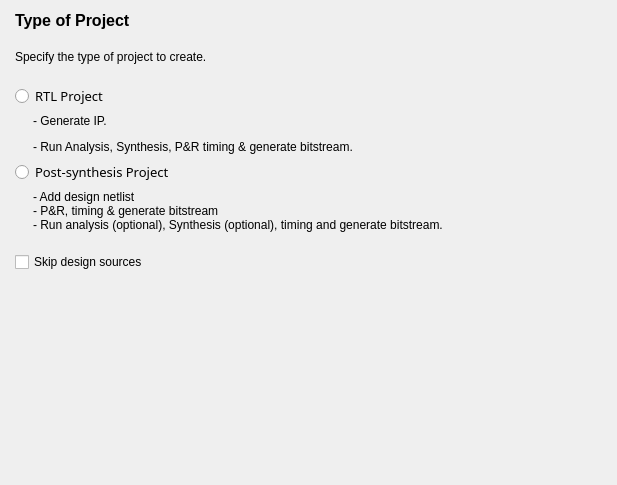
<?xml version="1.0" encoding="UTF-8"?>
<ui version="4.0">
 <class>projectTypeForm</class>
 <widget class="QWidget" name="projectTypeForm">
  <property name="geometry">
   <rect>
    <x>0</x>
    <y>0</y>
    <width>617</width>
    <height>485</height>
   </rect>
  </property>
  <property name="windowTitle">
   <string>Form</string>
  </property>
  <layout class="QVBoxLayout" name="verticalLayout_4">
   <property name="spacing">
    <number>20</number>
   </property>
   <property name="leftMargin">
    <number>15</number>
   </property>
   <property name="bottomMargin">
    <number>15</number>
   </property>
   <item>
    <widget class="QLabel" name="m_labelTitle">
     <property name="font">
      <font>
       <family>Arial</family>
       <pointsize>12</pointsize>
       <bold>true</bold>
      </font>
     </property>
     <property name="text">
      <string>Type of Project</string>
     </property>
     <property name="wordWrap">
      <bool>true</bool>
     </property>
    </widget>
   </item>
   <item>
    <widget class="QLabel" name="m_labelDetail">
     <property name="text">
      <string>Specify the type of project to create.</string>
     </property>
     <property name="wordWrap">
      <bool>true</bool>
     </property>
    </widget>
   </item>
   <item>
    <layout class="QVBoxLayout" name="verticalLayout_3">
     <property name="spacing">
      <number>6</number>
     </property>
     <item>
      <widget class="QRadioButton" name="m_radioBtnRTL">
       <property name="font">
        <font>
         <family>SimSun-ExtB</family>
         <pointsize>10</pointsize>
        </font>
       </property>
       <property name="text">
        <string>RTL Project</string>
       </property>
      </widget>
     </item>
     <item>
      <layout class="QHBoxLayout" name="horizontalLayout" stretch="3,97">
       <property name="spacing">
        <number>0</number>
       </property>
       <item>
        <spacer name="horizontalSpacer">
         <property name="orientation">
          <enum>Qt::Horizontal</enum>
         </property>
         <property name="sizeHint" stdset="0">
          <size>
           <width>40</width>
           <height>20</height>
          </size>
         </property>
        </spacer>
       </item>
       <item>
        <layout class="QVBoxLayout" name="verticalLayout">
         <property name="spacing">
          <number>6</number>
         </property>
         <item>
          <widget class="QLabel" name="m_labelRTL">
           <property name="text">
            <string>&lt;html&gt;&lt;head/&gt;&lt;body&gt;&lt;p&gt;- Generate IP.&lt;/p&gt;&lt;p&gt;- Run Analysis, Synthesis, P&amp;amp;R timing &amp;amp; generate bitstream.&lt;/p&gt;&lt;/body&gt;&lt;/html&gt;</string>
           </property>
           <property name="wordWrap">
            <bool>true</bool>
           </property>
          </widget>
         </item>
        </layout>
       </item>
      </layout>
     </item>
     <item>
      <widget class="QRadioButton" name="m_radioBtnPost">
       <property name="font">
        <font>
         <family>SimSun-ExtB</family>
         <pointsize>10</pointsize>
        </font>
       </property>
       <property name="text">
        <string>Post-synthesis Project</string>
       </property>
      </widget>
     </item>
     <item>
      <layout class="QHBoxLayout" name="horizontalLayout_2" stretch="3,97">
       <property name="spacing">
        <number>0</number>
       </property>
       <item>
        <spacer name="horizontalSpacer_2">
         <property name="orientation">
          <enum>Qt::Horizontal</enum>
         </property>
         <property name="sizeHint" stdset="0">
          <size>
           <width>40</width>
           <height>20</height>
          </size>
         </property>
        </spacer>
       </item>
       <item>
        <layout class="QVBoxLayout" name="verticalLayout_2">
         <property name="spacing">
          <number>6</number>
         </property>
         <item>
          <widget class="QLabel" name="m_labelPost">
           <property name="text">
            <string>- Add design netlist
- P&amp;R, timing &amp; generate bitstream
- Run analysis (optional), Synthesis (optional), timing and generate bitstream.</string>
           </property>
           <property name="wordWrap">
            <bool>true</bool>
           </property>
          </widget>
         </item>
        </layout>
       </item>
      </layout>
     </item>
    </layout>
   </item>
   <item>
    <widget class="QCheckBox" name="m_skipSourcesCheckbox">
     <property name="text">
      <string>Skip design sources</string>
     </property>
    </widget>
   </item>
   <item>
    <spacer name="verticalSpacer">
     <property name="orientation">
      <enum>Qt::Vertical</enum>
     </property>
     <property name="sizeHint" stdset="0">
      <size>
       <width>20</width>
       <height>232</height>
      </size>
     </property>
    </spacer>
   </item>
  </layout>
 </widget>
 <resources/>
 <connections/>
</ui>
